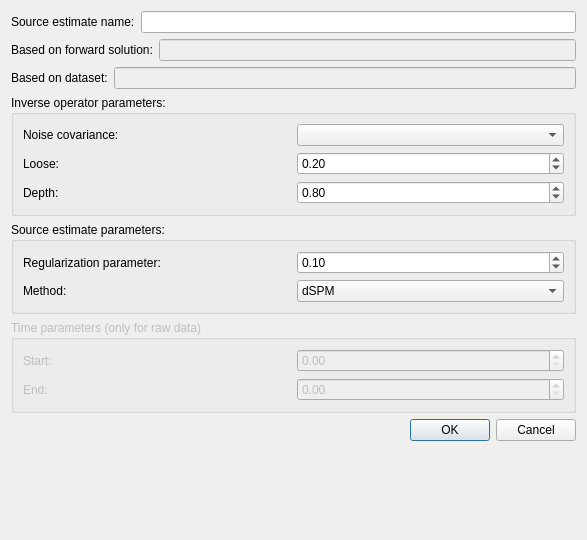
<?xml version="1.0" encoding="UTF-8"?>
<ui version="4.0">
 <class>linearSourceEstimateDialog</class>
 <widget class="QDialog" name="linearSourceEstimateDialog">
  <property name="geometry">
   <rect>
    <x>0</x>
    <y>0</y>
    <width>587</width>
    <height>540</height>
   </rect>
  </property>
  <property name="windowTitle">
   <string>Create new linear source estimate</string>
  </property>
  <property name="modal">
   <bool>true</bool>
  </property>
  <layout class="QFormLayout" name="formLayout_3">
   <property name="fieldGrowthPolicy">
    <enum>QFormLayout::AllNonFixedFieldsGrow</enum>
   </property>
   <item row="0" column="0" colspan="2">
    <layout class="QVBoxLayout" name="verticalLayout">
     <item>
      <layout class="QHBoxLayout" name="horizontalLayout_6">
       <item>
        <widget class="QLabel" name="labelSourceEstimateName">
         <property name="text">
          <string>Source estimate name:</string>
         </property>
        </widget>
       </item>
       <item>
        <widget class="QLineEdit" name="lineEditSourceEstimateName"/>
       </item>
      </layout>
     </item>
     <item>
      <layout class="QHBoxLayout" name="horizontalLayout">
       <item>
        <widget class="QLabel" name="labelBasedOn">
         <property name="text">
          <string>Based on forward solution:</string>
         </property>
        </widget>
       </item>
       <item>
        <widget class="QLineEdit" name="lineEditBasedOn">
         <property name="enabled">
          <bool>false</bool>
         </property>
        </widget>
       </item>
      </layout>
     </item>
     <item>
      <layout class="QHBoxLayout" name="horizontalLayout_8">
       <item>
        <widget class="QLabel" name="labelData">
         <property name="text">
          <string>Based on dataset:</string>
         </property>
        </widget>
       </item>
       <item>
        <widget class="QLineEdit" name="lineEditData">
         <property name="enabled">
          <bool>false</bool>
         </property>
        </widget>
       </item>
      </layout>
     </item>
    </layout>
   </item>
   <item row="3" column="0" colspan="2">
    <widget class="QGroupBox" name="inverseOperatorParameters">
     <property name="title">
      <string>Inverse operator parameters:</string>
     </property>
     <layout class="QGridLayout" name="gridLayout_3">
      <item row="0" column="0">
       <layout class="QVBoxLayout" name="verticalLayout_2">
        <item>
         <layout class="QHBoxLayout" name="horizontalLayout_9">
          <item>
           <widget class="QLabel" name="labelCovariance">
            <property name="text">
             <string>Noise covariance:</string>
            </property>
           </widget>
          </item>
          <item>
           <widget class="QComboBox" name="comboBoxCovariance"/>
          </item>
         </layout>
        </item>
        <item>
         <layout class="QHBoxLayout" name="horizontalLayout_2">
          <item>
           <widget class="QLabel" name="labelLoose">
            <property name="text">
             <string>Loose:</string>
            </property>
            <property name="buddy">
             <cstring></cstring>
            </property>
           </widget>
          </item>
          <item>
           <widget class="QDoubleSpinBox" name="doubleSpinBoxLoose">
            <property name="maximum">
             <double>1.000000000000000</double>
            </property>
            <property name="singleStep">
             <double>0.050000000000000</double>
            </property>
            <property name="value">
             <double>0.200000000000000</double>
            </property>
           </widget>
          </item>
         </layout>
        </item>
        <item>
         <layout class="QHBoxLayout" name="horizontalLayout_3">
          <item>
           <widget class="QLabel" name="labelDepth">
            <property name="text">
             <string>Depth:</string>
            </property>
           </widget>
          </item>
          <item>
           <widget class="QDoubleSpinBox" name="doubleSpinBoxDepth">
            <property name="maximum">
             <double>1.000000000000000</double>
            </property>
            <property name="singleStep">
             <double>0.050000000000000</double>
            </property>
            <property name="value">
             <double>0.800000000000000</double>
            </property>
           </widget>
          </item>
         </layout>
        </item>
       </layout>
      </item>
     </layout>
    </widget>
   </item>
   <item row="7" column="1">
    <widget class="QDialogButtonBox" name="buttonBox">
     <property name="orientation">
      <enum>Qt::Horizontal</enum>
     </property>
     <property name="standardButtons">
      <set>QDialogButtonBox::Cancel|QDialogButtonBox::Ok</set>
     </property>
    </widget>
   </item>
   <item row="5" column="0" colspan="2">
    <widget class="QGroupBox" name="groupBoxStcParameters">
     <property name="minimumSize">
      <size>
       <width>0</width>
       <height>0</height>
      </size>
     </property>
     <property name="title">
      <string>Source estimate parameters:</string>
     </property>
     <layout class="QGridLayout" name="gridLayout">
      <item row="0" column="0">
       <layout class="QVBoxLayout" name="verticalLayout_3">
        <item>
         <layout class="QHBoxLayout" name="horizontalLayout_4">
          <item>
           <widget class="QLabel" name="labelLambda">
            <property name="text">
             <string>Regularization parameter:</string>
            </property>
           </widget>
          </item>
          <item>
           <widget class="QDoubleSpinBox" name="doubleSpinBoxLambda">
            <property name="singleStep">
             <double>0.100000000000000</double>
            </property>
            <property name="value">
             <double>0.100000000000000</double>
            </property>
           </widget>
          </item>
         </layout>
        </item>
        <item>
         <layout class="QHBoxLayout" name="horizontalLayout_5">
          <item>
           <widget class="QLabel" name="labelMethod">
            <property name="text">
             <string>Method:</string>
            </property>
           </widget>
          </item>
          <item>
           <widget class="QComboBox" name="comboBoxMethod">
            <item>
             <property name="text">
              <string>dSPM</string>
             </property>
            </item>
            <item>
             <property name="text">
              <string>MNE</string>
             </property>
            </item>
            <item>
             <property name="text">
              <string>sLORETA</string>
             </property>
            </item>
           </widget>
          </item>
         </layout>
        </item>
       </layout>
      </item>
     </layout>
    </widget>
   </item>
   <item row="6" column="0" colspan="2">
    <widget class="QGroupBox" name="groupBoxTimeParameters">
     <property name="enabled">
      <bool>false</bool>
     </property>
     <property name="title">
      <string>Time parameters (only for raw data)</string>
     </property>
     <layout class="QGridLayout" name="gridLayout_2">
      <item row="0" column="0">
       <layout class="QVBoxLayout" name="verticalLayout_4">
        <item>
         <layout class="QHBoxLayout" name="horizontalLayout_11">
          <item>
           <widget class="QLabel" name="labelStart">
            <property name="text">
             <string>Start:</string>
            </property>
           </widget>
          </item>
          <item>
           <widget class="QDoubleSpinBox" name="doubleSpinBoxStart">
            <property name="enabled">
             <bool>false</bool>
            </property>
            <property name="maximum">
             <double>9999.000000000000000</double>
            </property>
           </widget>
          </item>
         </layout>
        </item>
        <item>
         <layout class="QHBoxLayout" name="horizontalLayout_10">
          <item>
           <widget class="QLabel" name="labelEnd">
            <property name="text">
             <string>End:</string>
            </property>
           </widget>
          </item>
          <item>
           <widget class="QDoubleSpinBox" name="doubleSpinBoxEnd">
            <property name="enabled">
             <bool>false</bool>
            </property>
            <property name="maximum">
             <double>9999.000000000000000</double>
            </property>
           </widget>
          </item>
         </layout>
        </item>
       </layout>
      </item>
     </layout>
    </widget>
   </item>
  </layout>
 </widget>
 <resources/>
 <connections>
  <connection>
   <sender>buttonBox</sender>
   <signal>accepted()</signal>
   <receiver>linearSourceEstimateDialog</receiver>
   <slot>accept()</slot>
   <hints>
    <hint type="sourcelabel">
     <x>569</x>
     <y>552</y>
    </hint>
    <hint type="destinationlabel">
     <x>157</x>
     <y>274</y>
    </hint>
   </hints>
  </connection>
  <connection>
   <sender>buttonBox</sender>
   <signal>rejected()</signal>
   <receiver>linearSourceEstimateDialog</receiver>
   <slot>reject()</slot>
   <hints>
    <hint type="sourcelabel">
     <x>569</x>
     <y>552</y>
    </hint>
    <hint type="destinationlabel">
     <x>286</x>
     <y>274</y>
    </hint>
   </hints>
  </connection>
 </connections>
</ui>
